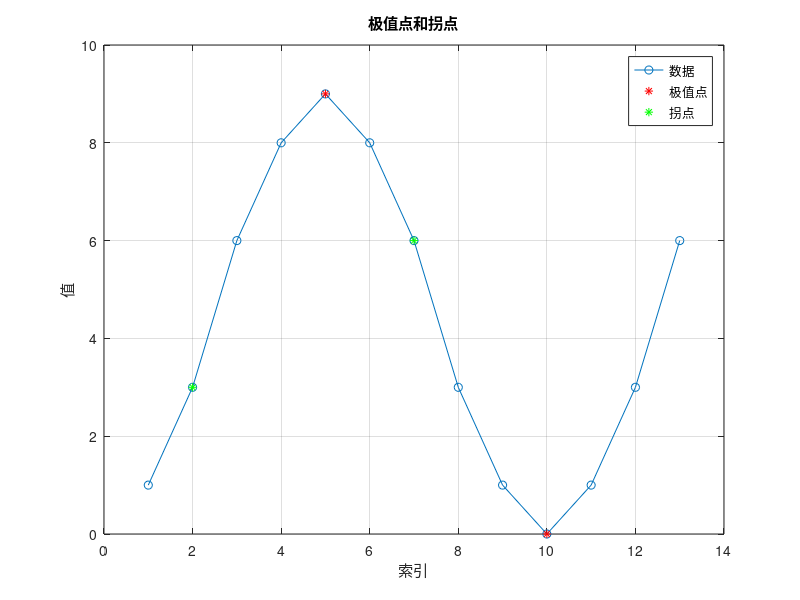

The MATLAB source for this figure:
a = [1, 3, 6, 8, 9, 8, 6, 3, 1, 0, 1, 3, 6];

% 极值点（一阶导数变号）
diff1 = diff(a);
sign_changes_1st = diff(sign(diff1));
extrema_indices = find(sign_changes_1st ~= 0) + 1;
disp('极值点：');
disp([extrema_indices; a(extrema_indices)]');

% 拐点（二阶导数变号）
diff2 = diff(a, 2);
sign_changes_2nd = diff(sign(diff2));
inflection_indices = find(sign_changes_2nd ~= 0) + 1;
disp('拐点：');
disp([inflection_indices; a(inflection_indices)]');

% 画图将拐点和极值点显示
figure;
plot(a, '-o', 'DisplayName', '数据');
hold on;
plot(extrema_indices, a(extrema_indices), 'r*', 'DisplayName', '极值点');
plot(inflection_indices, a(inflection_indices), 'g*', 'DisplayName', '拐点');
legend show;
title('极值点和拐点');
xlabel('索引');
ylabel('值');
grid on;
% 显示图形
hold off;
